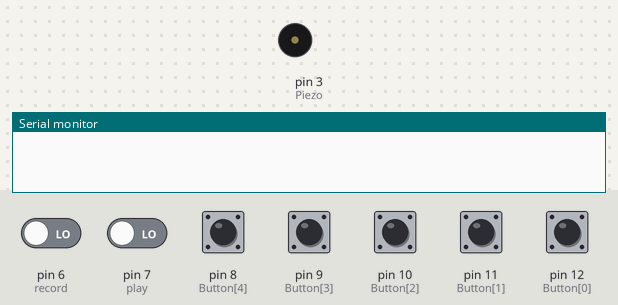
A sketch run on a simulated Arduino Uno, built with avr-gcc and run on an emulated ATmega328P. Parts: buzzer (waves = sounding), the last lines printed to the serial monitor. The test bench sets the inputs (shaded band); at power-on: pin 6 (record), pin 7 (play), pin 8 (Button[4]), pin 9 (Button[3]), pin 10 (Button[2]), pin 11 (Button[1]), pin 12 (Button[0]) LOW.

Above: at 1.2 s.
1.3 s: pin 6 (record) driven HIGH
2.8 s: pin 7 (play) driven HIGH
4.3 s: pin 8 (Button[4]) pulsed HIGH 5 times (0.12 s each, 0.3 s apart)
At 4.69 s:
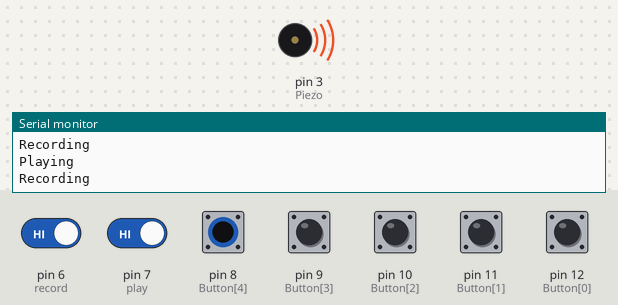
7.3 s: pin 9 (Button[3]) pulled HIGH for 0.15 s
At 7.38 s:
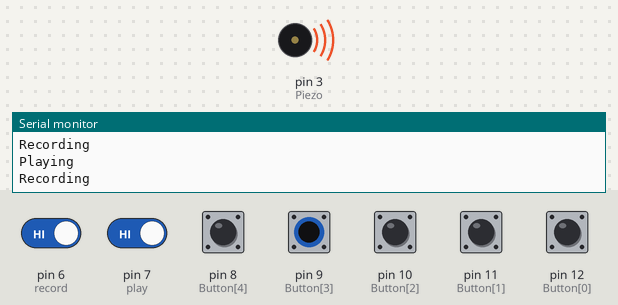
8.9 s: pin 8 (Button[4]) pulled HIGH for 0.15 s
At 10.0 s:
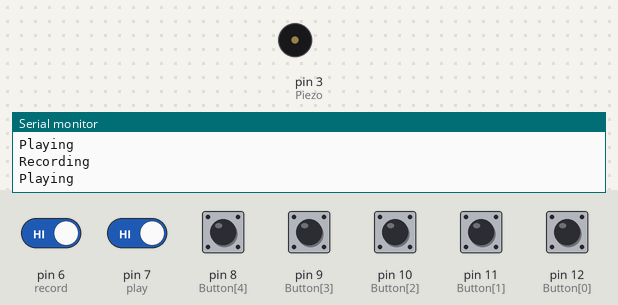
12.0 s: pin 10 (Button[2]) pulled HIGH for 0.15 s
At 12.8 s:
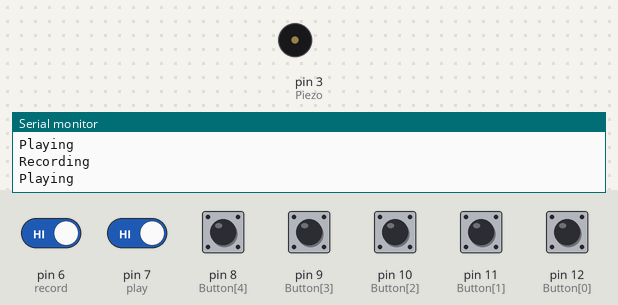
Timing chart, 0 to 15.0 s (numbered marks = the images above; inputs shaded):
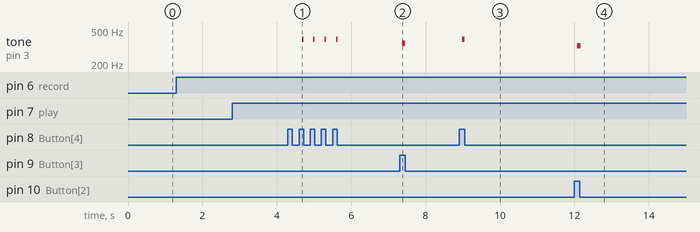

The sketch:

tham.ino
```cpp
int Button[5] = {12, 11, 10, 9, 8};
int recording[100] = {};
int play = 7;
int record = 6;
int Piezo = 3;
int record_note = 0;
bool checkrecording = false;
bool checkplaying = false;

bool keepNote = true;
bool normal = true;
int settime;

double note[5] = {261.63, 293.66, 329.63, 349.23, 392};

bool buttonPress[5] = {false};

void setup() {
  for (int i = 0; i < 5; i++) {
    pinMode(Button[i], INPUT);
  }
  pinMode(play, INPUT);
  pinMode(record, INPUT);

  Serial.begin(9600);
}

void loop() {
  if (digitalRead(play) == true && !checkplaying) {
    checkplaying = true;
    checkrecording = false;
    Serial.println("Playing");
  }

  if (digitalRead(record) == true && !checkrecording) {
    checkplaying = false;
    checkrecording = true;
    Serial.println("Recording");

    record_note = 0;
  }

  if (checkplaying) {
    for (int i = 0; i < record_note; i++) {
      tone(Piezo, note[recording[i]], 250);
      delay(100);
      noTone(Piezo);
      delay(100);
    }
    checkplaying = false;
  }

  if (checkrecording) {
    for (int i = 0; i < 5; i++) {
      if (digitalRead(Button[i]) == HIGH && !buttonPress[i]) {
        settime = millis();
        buttonPress[i] = !buttonPress[i];
      }
      if (millis() - settime > 50) {
        if (digitalRead(Button[i]) == HIGH && !keepNote) {
          Serial.print("Recording ");
          Serial.println(i);
          tone(Piezo, note[i], 250);
          keepNote = !keepNote;
          recording[record_note] = i;
          record_note++;
        }
      }
      if (digitalRead(Button[i]) == LOW && buttonPress[i]) {
        noTone(Piezo);
        keepNote = false;
        buttonPress[i] = !buttonPress[i];
      }
    }
  }

  if(normal == true && checkrecording == false && checkplaying == false){
      if(digitalRead(Button[0]) == true){
        tone(Piezo, note[0] , 250);
      }
      else if(digitalRead(Button[1]) == true){
        tone(Piezo, note[1] , 250);
      }
      else if(digitalRead(Button[2]) == true){
        tone(Piezo, note[2] , 250);
      }
      else if(digitalRead(Button[3]) == true){
        tone(Piezo, note[3] , 250);
      }
      else if(digitalRead(Button[4]) == true){
        tone(Piezo, note[4] , 250);
      }
      else if(digitalRead(Button[5]) == true){
        tone(Piezo, note[5] , 250);
      }
      else if(digitalRead(Button[6]) == true){
        tone(Piezo, note[6] , 250);
      }
      else{
        noTone(Piezo);
      }
  }
}
```

Measured:
- after the input at 4.3 s, tone on pin 3 (Piezo): alternates 392 Hz for 0.04 s and silent for 0.26 s, 8 changes in all, then stays silent, starting after 0.38 s
- after the input at 7.3 s, tone on pin 3 (Piezo): silent → 349 Hz after 0.08 s, → silent 0.08 s later
- after the input at 8.9 s, tone on pin 3 (Piezo): silent → 392 Hz after 0.09 s, → silent 0.06 s later
- after the input at 12.0 s, tone on pin 3 (Piezo): silent → 329 Hz after 0.08 s, → silent 0.08 s later
